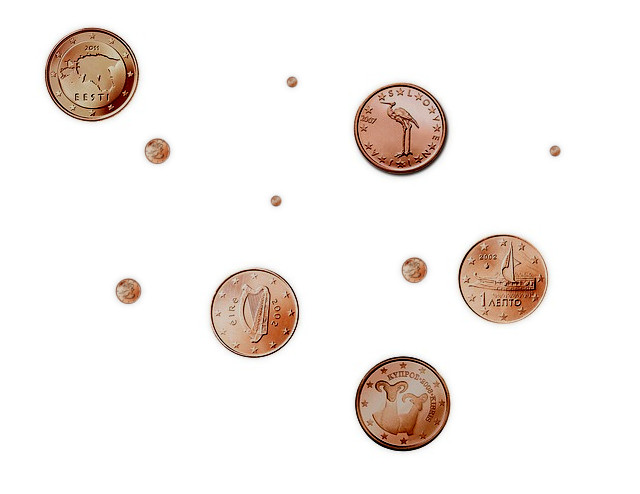
%> input picture exercise1/Assignment3/coins.jpg, 640 x 494 px
$ octave assignment3e.m   (GNU Octave 9; MATLAB toolbox functions it lacks are replaced by stand-ins)
%> lines starting %> are read from the running program, lines starting %| are printed output that depends on the picture; in (x1, y1, x2, y2) boxes, pixels count from 0 and x2, y2 are one past the last pixel; in counts of white or black regions, pixels touching at a corner belong together; the program's own positions count from 1
### exercise1/Assignment3/myhist.m
function [ H, bins ] = myhist(I , nbins) % H, bins are outputs and I,nbins are inputs
I = reshape(I, 1, numel(I) ); % reshape image in 1D vector 1xI_len
H = zeros(1, nbins) ; % initialize the histogram
max_val_in = 255 ; % highest input value
min_val_in = 0 ; % lowest input value
max_val_out = nbins; % highest cell index
min_val_out = 1 ; % lowest cell index
% Compute bin numbers for all pixels
f = (max_val_out - min_val_out) / (max_val_in - min_val_in); % Compute the scaling factor
idx = floor(double(I) * f) + min_val_out; % Calculate indices for all pixels, rounding them down
idx(idx > nbins) = nbins; % Truncate the outliers
for i = 1 : length(I) % Now iterate the image and increase appropriate histogram cell for each ←-
% pixel
H(idx(i)) = H(idx(i)) + 1;
end
% Normalize the histogram (sum of cell values equals 1)
H = H / sum(H) ;
% Compute reference values for all cells in the histogram
bins = ( (1 : nbins) - min_val_out) ./ f;
end

### exercise1/extra/otsu.m
function threshold = otsu(I)
nbins = 256;
counts = myhist(I, nbins); % Obtain the histogram
p = counts / sum(counts); % Normalize the histogram
sigma = zeros(nbins, 1);
for t = 1 : nbins
qlow = sum(p(1:t));
qhigh = sum(p(t + 1 : end));
miu_L = sum(p(1:t) .* (1:t)) / qlow;
miu_H = sum(p(t + 1 : end) .* (t + 1 : nbins)) ./ qhigh;
sigma(t) = qlow * qhigh * (miu_L - miu_H) ^ 2;
end
[~, threshold] = max(sigma(:));
end

### exercise1/Assignment3/immask.m
function [X, Y, Z, C] = immask(C3, B)
% returns image M, accepts images 3C and B
X = C3(:,:,1);
Y = C3(:,:,2);
Z = C3(:,:,3);

B1 = double(B);

X(B1 == 0) = 0;
Y(B1 == 0) = 0;
Z(B1 == 0) = 0;
% [11 lines of commented-out code are left out]

C = cat(3, X, Y, Z);
end

### exercise1/Assignment3/assignment3e.m
I = imread('coins.jpg'); % Load a synthetic mask
%> I is the input picture: size 494x640x3 uint8; mean R, G, B 245.2, 240, 237
% Compute mask M and clean it using morphological operations
I_GRAY = rgb2gray(I);
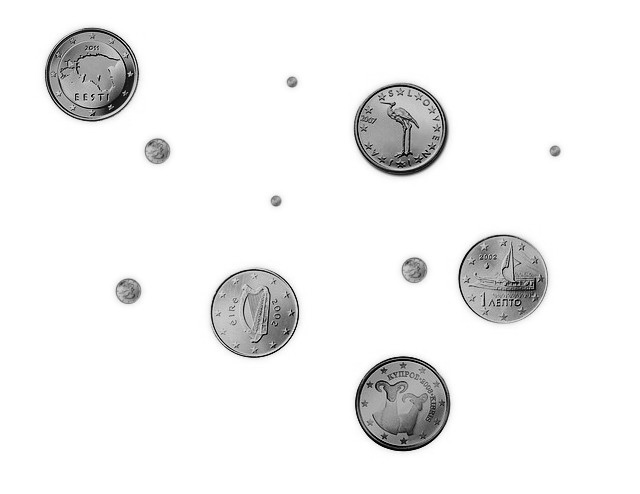
%> I_GRAY: size 494x640 uint8; min 0, max 255, mean 241.2

tresh = otsu(I_GRAY)
%> after the loop in myhist, `for i = 1 : length(I)`: H = 256 values, max 263427 at index 256, min 13 at index 1, mean 1235
%> in myhist, `H = H / sum(H) ;`: H = 256 values, max 0.833 at index 256, min 4.11e-05 at index 1, mean 0.00391
%> in otsu, `counts = myhist(I, nbins);`: counts has the same summary as H in myhist
%> in otsu, `p = counts / sum(counts);`: p has the same summary as H in myhist
%> the loop in otsu, `for t = 1 : nbins` made 256 passes
%> (qlow, qhigh, miu_L, miu_H) on passes 1 to 3: (4.11e-05, 1, 1, 242.2), (0.000253, 1, 1.84, 242.3), (0.000468, 1, 2.37, 242.3)
%> in otsu, `[~, threshold] = max(sigma(:));`: threshold = 193
%> tresh = 193
A = I_GRAY > tresh; % mask, we flip the values
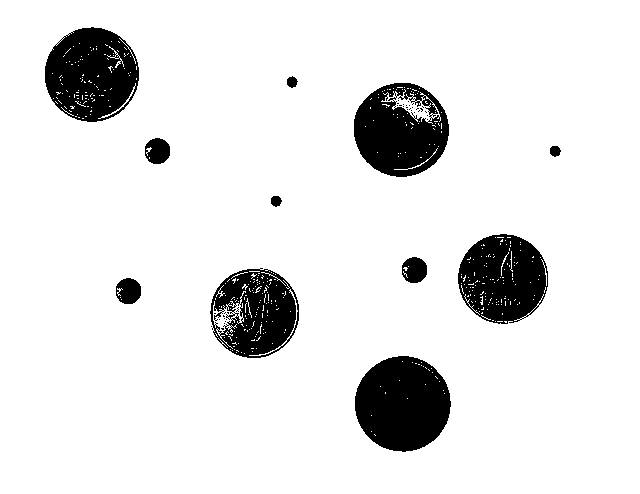
%> A: size 494x640 logical; 89.6% white; 46 black regions (35 under 20 px), largest, box (x1, y1, x2, y2) and area: (355, 356, 451, 452) 7134, (45, 27, 139, 122) 6545, (354, 83, 449, 177) 6212
A = ~A;

SE = ones(20); % 3x3 structuring element
A1 = imdilate(A, SE);
%> A1: size 494x640 logical; 19.4% white; 11 white regions, largest, box (x1, y1, x2, y2) and area: (346, 347, 461, 462) 11174, (345, 74, 459, 187) 10963, (36, 18, 149, 132) 10926
A2 = imerode(A1, SE);
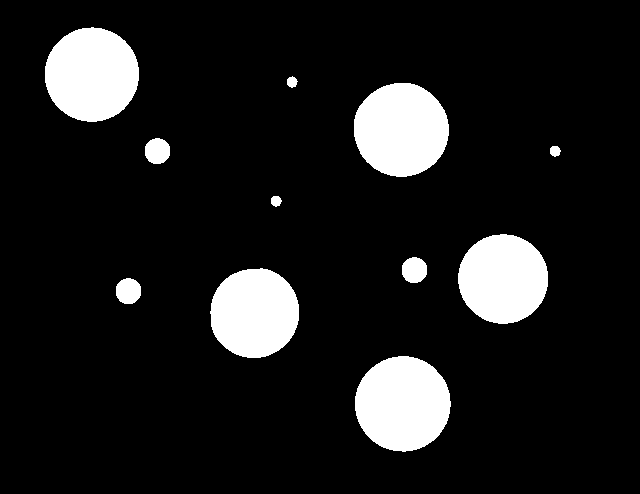
%> A2: size 494x640 logical; 11.3% white; 11 white regions, largest, box (x1, y1, x2, y2) and area: (355, 356, 451, 452) 7165, (354, 83, 449, 177) 7011, (45, 27, 139, 122) 6974

% we put in grayscale original image to get values in histogram
[H, bins]= myhist(I_GRAY, 255);
%> H = 255 values, max 0.833 at index 255, min 8.54e-05 at index 221, mean 0.00392; bins = 255 values from 0 to 255

L = bwlabel(A2); % Use connected components algorithm to label all components
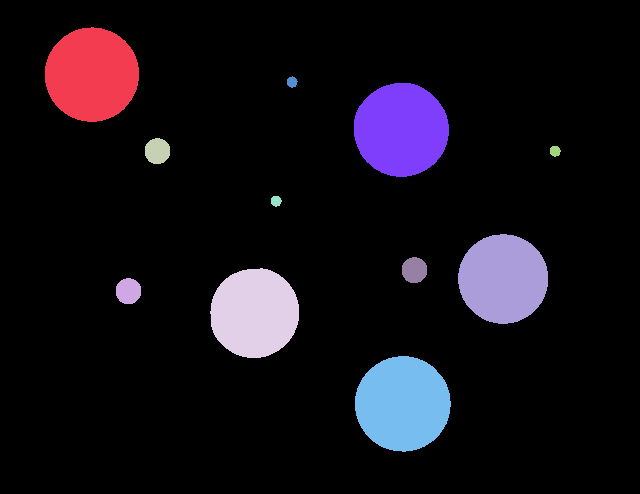
%> L: size 494x640 double; 12 distinct labels, from 0 to 11; one colour per label, 0 black
L1 = L;

label_max = max(L1(:)); % A trick to get all values present in matrix L
%> label_max = 11
for i = 1:label_max
    if sum(L1(:) == i) < 700 % Only process labels that have more than 700 pixels
    % if i ~= 7 % select which labeled picture you want to see
        L1(L1 == i) = 0;
    else
        i
    end;
end;
%> this loop made 11 passes
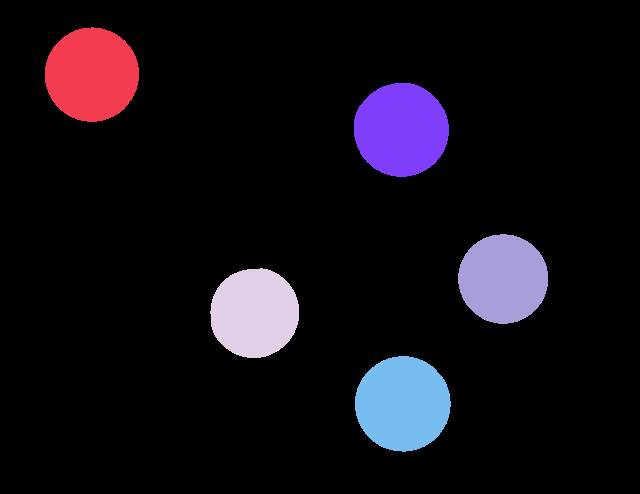
%> L1: size 494x640 double; 6 distinct labels, from 0 to 10; one colour per label, 0 black


rows = 4;
cols = 3;
figure;

subplot(rows,cols,1);
imagesc(I); axis equal; axis tight; title('Original');

subplot(rows,cols,2);
imagesc(I_GRAY); axis equal; axis tight; title('Gray img');

subplot(rows,cols,3);
imagesc(A); axis equal; axis tight; title('Mask');

subplot(rows,cols,4);
bar(H); title('Histogram of gray values');

subplot(rows,cols,5);
imagesc(A2); axis equal; axis tight; title('Mask');

subplot(rows,cols,6);
imagesc(L); axis equal; axis tight; title('Bwlabel');

subplot(rows,cols,7);
imagesc(L1); axis equal; axis tight; title('Bwlabel filtered');

subplot(rows,cols,8);
imshow(I); title('Original');

subplot(rows,cols,9);
imshow(immask(I, L > 0)); title('Processed'); % Display the result (if you have not written immask←-
%> in immask, `X(B1 == 0) = 0;`: X: size 494x640 uint8; 250 distinct labels, from 0 to 253
%> in immask, `Y(B1 == 0) = 0;`: Y: size 494x640 uint8; 226 distinct labels, from 0 to 226
%> in immask, `Z(B1 == 0) = 0;`:
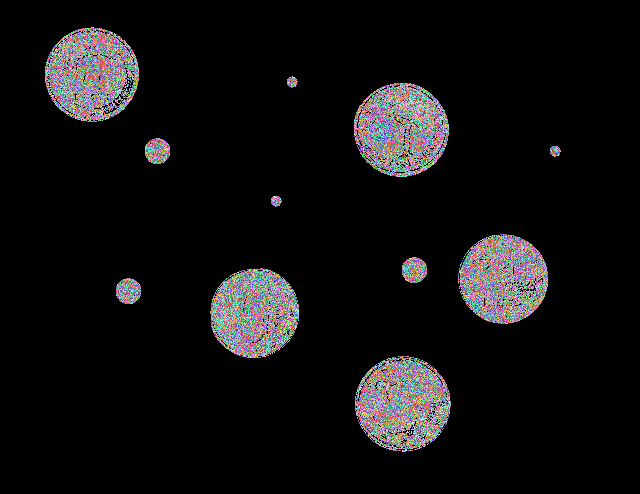
%> Z: size 494x640 uint8; 218 distinct labels, from 0 to 221; one colour per label, 0 black
% function then simply display the mask)


colormap gray;
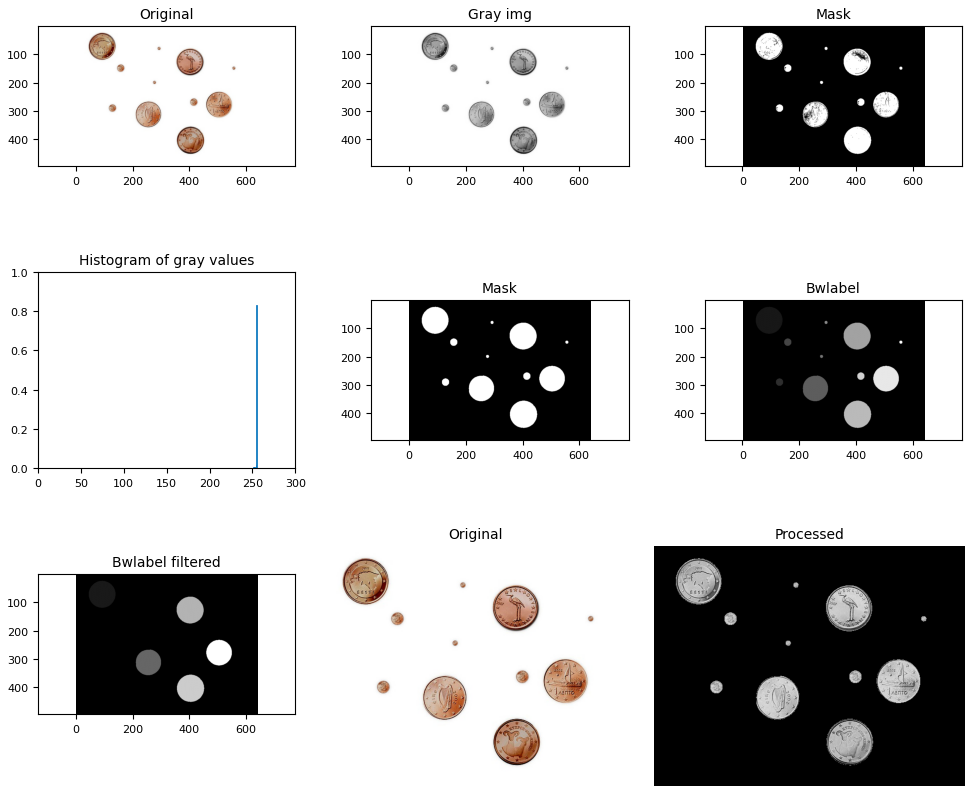
%> figure redrawn from the program's plot data, 9 panels
